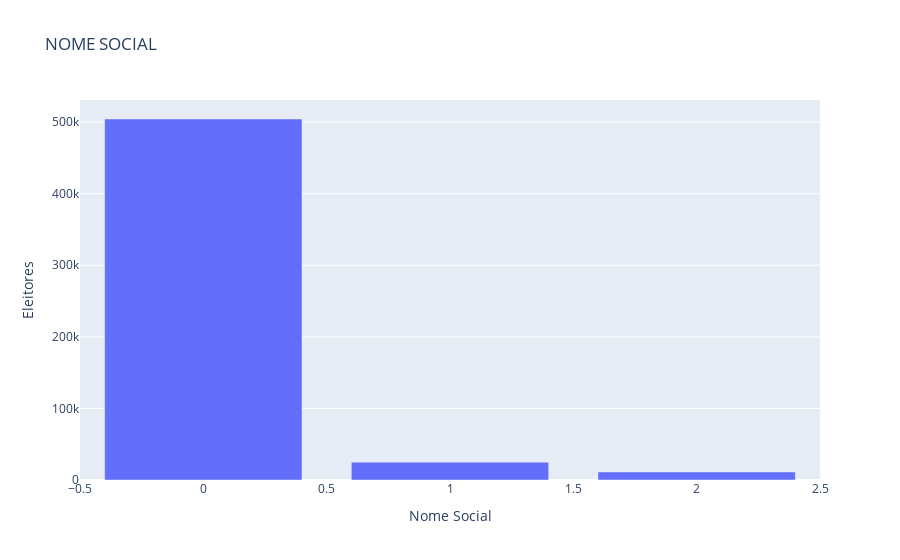

The notebook cell saved with this chart:
### Markdown cell above
### Plot Quantidade de eleitores inscritos com nome social

### Code cell
total_eleitores_escolaridade = municipio.groupby('QT_ELEITORES_INC_NM_SOCIAL')['QT_ELEITORES_PERFIL'].sum().sort_values()
fig=px.bar(total_eleitores_escolaridade, x= total_eleitores_escolaridade.index, y=total_eleitores_escolaridade.values,
          title='NOME SOCIAL', 
          labels={'y':'Eleitores', 'QT_ELEITORES_INC_NM_SOCIAL':'Nome Social'})

#

fig.show()

### Figure 1 — Plotly figure (JSON) as saved in the notebook; plotly's stock layout.template omitted (floating-point values rounded to 4 significant figures)
{"data": [{"alignmentgroup": "True", "hovertemplate": "Nome Social=%{x}<br>Eleitores=%{y}<extra></extra>", "legendgroup": "", "marker": {"color": "#636efa"}, "name": "", "offsetgroup": "", "orientation": "v", "showlegend": false, "textposition": "auto", "type": "bar", "x": [2, 1, 0], "xaxis": "x", "y": [11275, 24915, 504311], "yaxis": "y"}], "layout": {"barmode": "relative", "legend": {"tracegroupgap": 0}, "title": {"text": "NOME SOCIAL"}, "xaxis": {"anchor": "y", "domain": [0, 1], "title": {"text": "Nome Social"}}, "yaxis": {"anchor": "x", "domain": [0, 1], "title": {"text": "Eleitores"}}}}
